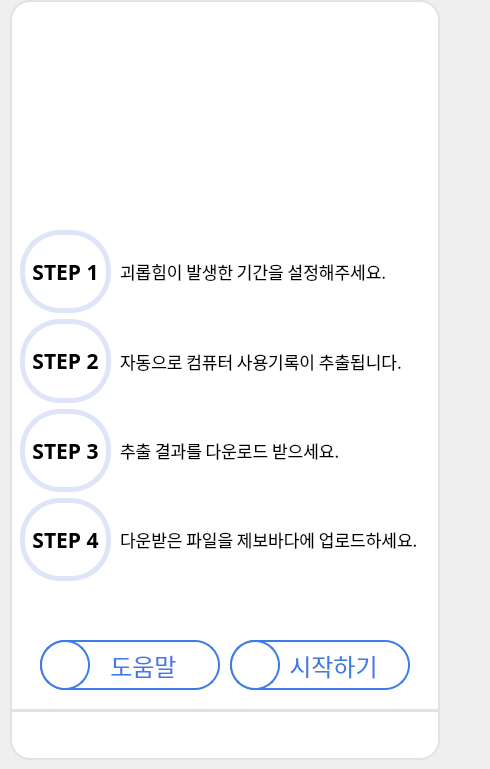
    <widget class="QWidget" name="page">
     <widget class="QLabel" name="label">
      <property name="geometry">
       <rect>
        <x>10</x>
        <y>0</y>
        <width>430</width>
        <height>711</height>
       </rect>
      </property>
      <property name="styleSheet">
       <string notr="true">background-color: rgb(255, 255, 255);
border-top-left-radius: 20px;
border-top-right-radius: 20px;
border: 2px solid #E2E2E2;</string>
      </property>
      <property name="text">
       <string/>
      </property>
     </widget>
     <widget class="QLabel" name="label_2">
      <property name="geometry">
       <rect>
        <x>10</x>
        <y>710</y>
        <width>430</width>
        <height>50</height>
       </rect>
      </property>
      <property name="styleSheet">
       <string notr="true">background-color: white;
border-bottom-left-radius: 20px;
border-bottom-right-radius: 20px;
border: 2px solid #E2E2E2;</string>
      </property>
      <property name="text">
       <string/>
      </property>
     </widget>
     <widget class="QWidget" name="horizontalLayoutWidget_2">
      <property name="geometry">
       <rect>
        <x>340</x>
        <y>20</y>
        <width>86</width>
        <height>31</height>
       </rect>
      </property>
      <layout class="QHBoxLayout" name="horizontalLayout_2">
       <item>
        <widget class="QPushButton" name="minBtn_main">
         <property name="cursor">
          <cursorShape>ArrowCursor</cursorShape>
         </property>
         <property name="styleSheet">
          <string notr="true">QPushButton
{
	background-color: rgb(255,255,255);
	border-radius: 8px;
}
QPushButton::hover
{
	background-color: #D3D3D3;
	border-radius: 8px;
}</string>
         </property>
         <property name="text">
          <string/>
         </property>
         <property name="icon">
          <iconset>
           <normaloff>icons/minimize.png</normaloff>icons/minimize.png</iconset>
         </property>
        </widget>
       </item>
       <item>
        <widget class="QPushButton" name="maxBtn_main">
         <property name="styleSheet">
          <string notr="true">QPushButton
{
	background-color: rgb(255,255,255);
	border-radius: 8px;
}
QPushButton::hover
{
	background-color: #D3D3D3;
	border-radius: 8px;
}</string>
         </property>
         <property name="text">
          <string/>
         </property>
         <property name="icon">
          <iconset>
           <normaloff>icons/maximize.jpg</normaloff>icons/maximize.jpg</iconset>
         </property>
        </widget>
       </item>
       <item>
        <widget class="QPushButton" name="exitBtn_main">
         <property name="cursor">
          <cursorShape>ArrowCursor</cursorShape>
         </property>
         <property name="styleSheet">
          <string notr="true">QPushButton
{
	background-color: rgb(255,255,255);
	border-radius: 8px;
}
QPushButton::hover
{
	background-color: #D3D3D3;
	border-radius: 8px;
}</string>
         </property>
         <property name="text">
          <string/>
         </property>
         <property name="icon">
          <iconset>
           <normaloff>icons/close.png</normaloff>icons/close.png</iconset>
         </property>
        </widget>
       </item>
      </layout>
     </widget>
     <widget class="QWidget" name="verticalLayoutWidget">
      <property name="geometry">
       <rect>
        <x>20</x>
        <y>230</y>
        <width>91</width>
        <height>351</height>
       </rect>
      </property>
      <layout class="QVBoxLayout" name="verticalLayout_3">
       <item>
        <widget class="QLabel" name="label_step1">
         <property name="font">
          <font>
           <family>나눔스퀘어 Bold</family>
           <pointsize>16</pointsize>
           <weight>75</weight>
           <bold>true</bold>
          </font>
         </property>
         <property name="styleSheet">
          <string notr="true">border-radius: 40;
border: 5px solid #DEE5F8;</string>
         </property>
         <property name="text">
          <string>STEP 1</string>
         </property>
         <property name="alignment">
          <set>Qt::AlignCenter</set>
         </property>
        </widget>
       </item>
       <item>
        <widget class="QLabel" name="label_45">
         <property name="font">
          <font>
           <family>나눔스퀘어 Bold</family>
           <pointsize>16</pointsize>
           <weight>75</weight>
           <bold>true</bold>
          </font>
         </property>
         <property name="styleSheet">
          <string notr="true">border-radius: 40;
border: 5px solid #DEE5F8;</string>
         </property>
         <property name="text">
          <string>STEP 2</string>
         </property>
         <property name="alignment">
          <set>Qt::AlignCenter</set>
         </property>
        </widget>
       </item>
       <item>
        <widget class="QLabel" name="label_46">
         <property name="font">
          <font>
           <family>나눔스퀘어 Bold</family>
           <pointsize>16</pointsize>
           <weight>75</weight>
           <bold>true</bold>
          </font>
         </property>
         <property name="styleSheet">
          <string notr="true">border-radius: 40;
border: 5px solid #DEE5F8;</string>
         </property>
         <property name="text">
          <string>STEP 3</string>
         </property>
         <property name="alignment">
          <set>Qt::AlignCenter</set>
         </property>
        </widget>
       </item>
       <item>
        <widget class="QLabel" name="label_47">
         <property name="font">
          <font>
           <family>나눔스퀘어 Bold</family>
           <pointsize>16</pointsize>
           <weight>75</weight>
           <bold>true</bold>
          </font>
         </property>
         <property name="styleSheet">
          <string notr="true">border-radius: 40;
border: 5px solid #DEE5F8;</string>
         </property>
         <property name="text">
          <string>STEP 4</string>
         </property>
         <property name="alignment">
          <set>Qt::AlignCenter</set>
         </property>
        </widget>
       </item>
      </layout>
     </widget>
     <widget class="QWidget" name="verticalLayoutWidget_3">
      <property name="geometry">
       <rect>
        <x>120</x>
        <y>230</y>
        <width>301</width>
        <height>351</height>
       </rect>
      </property>
      <layout class="QVBoxLayout" name="verticalLayout_4">
       <item>
        <widget class="QLabel" name="label_11">
         <property name="font">
          <font>
           <family>나눔스퀘어</family>
           <pointsize>13</pointsize>
           <weight>50</weight>
           <bold>false</bold>
          </font>
         </property>
         <property name="text">
          <string>괴롭힘이 발생한 기간을 설정해주세요.</string>
         </property>
        </widget>
       </item>
       <item>
        <widget class="QLabel" name="label_10">
         <property name="font">
          <font>
           <family>나눔스퀘어</family>
           <pointsize>13</pointsize>
           <weight>50</weight>
           <bold>false</bold>
          </font>
         </property>
         <property name="text">
          <string>자동으로 컴퓨터 사용기록이 추출됩니다.</string>
         </property>
        </widget>
       </item>
       <item>
        <widget class="QLabel" name="label_12">
         <property name="font">
          <font>
           <family>나눔스퀘어</family>
           <pointsize>13</pointsize>
           <weight>50</weight>
           <bold>false</bold>
          </font>
         </property>
         <property name="text">
          <string>추출 결과를 다운로드 받으세요.</string>
         </property>
        </widget>
       </item>
       <item>
        <widget class="QLabel" name="label_13">
         <property name="font">
          <font>
           <family>나눔스퀘어</family>
           <pointsize>13</pointsize>
           <weight>50</weight>
           <bold>false</bold>
          </font>
         </property>
         <property name="text">
          <string>다운받은 파일을 제보바다에 업로드하세요.</string>
         </property>
        </widget>
       </item>
      </layout>
     </widget>
     <widget class="QPushButton" name="nextBtn_main">
      <property name="geometry">
       <rect>
        <x>230</x>
        <y>640</y>
        <width>180</width>
        <height>50</height>
       </rect>
      </property>
      <property name="font">
       <font>
        <family>나눔스퀘어 Bold</family>
        <pointsize>18</pointsize>
        <weight>50</weight>
        <bold>false</bold>
       </font>
      </property>
      <property name="cursor">
       <cursorShape>PointingHandCursor</cursorShape>
      </property>
      <property name="styleSheet">
       <string notr="true">QPushButton
{
	color: #3D7BE6;
	background-color: white;
	border: 2px solid #3D7BE6;
	border-radius: 25px;
}
QPushButton::hover
{
	color: white;
	background-color: #3D7BE6;
	border-radius: 25px;
}
QPushButton::pressed
{
	color: white;
	background-color: rgb(58, 134, 255);
	border-radius: 25px;
}</string>
      </property>
      <property name="text">
       <string>     시작하기</string>
      </property>
     </widget>
     <widget class="QWidget" name="horizontalLayoutWidget">
      <property name="geometry">
       <rect>
        <x>14</x>
        <y>713</y>
        <width>421</width>
        <height>41</height>
       </rect>
      </property>
      <layout class="QHBoxLayout" name="horizontalLayout">
       <item>
        <widget class="QPushButton" name="homeBtn_main">
         <property name="cursor">
          <cursorShape>ArrowCursor</cursorShape>
         </property>
         <property name="styleSheet">
          <string notr="true">QPushButton
{
	background-color: rgb(255,255,255);
	border-radius: 8px;
}
QPushButton::hover
{
	background-color: #D3D3D3;
	border-radius: 8px;
}</string>
         </property>
         <property name="text">
          <string/>
         </property>
         <property name="icon">
          <iconset>
           <normaloff>icons/home.png</normaloff>icons/home.png</iconset>
         </property>
         <property name="iconSize">
          <size>
           <width>30</width>
           <height>30</height>
          </size>
         </property>
        </widget>
       </item>
       <item>
        <widget class="QPushButton" name="temp1Btn_main">
         <property name="cursor">
          <cursorShape>ArrowCursor</cursorShape>
         </property>
         <property name="styleSheet">
          <string notr="true">QPushButton
{
	background-color: rgb(255,255,255);
	border-radius: 8px;
}
QPushButton::hover
{
	background-color: #D3D3D3;
	border-radius: 8px;
}</string>
         </property>
         <property name="text">
          <string/>
         </property>
         <property name="icon">
          <iconset>
           <normaloff>icons/menu.png</normaloff>icons/menu.png</iconset>
         </property>
         <property name="iconSize">
          <size>
           <width>30</width>
           <height>30</height>
          </size>
         </property>
        </widget>
       </item>
       <item>
        <widget class="QPushButton" name="downMenuBtn_main">
         <property name="cursor">
          <cursorShape>ArrowCursor</cursorShape>
         </property>
         <property name="styleSheet">
          <string notr="true">QPushButton
{
	background-color: rgb(255,255,255);
	border-radius: 8px;
}
QPushButton::hover
{
	background-color: #D3D3D3;
	border-radius: 8px;
}</string>
         </property>
         <property name="text">
          <string/>
         </property>
         <property name="icon">
          <iconset>
           <normaloff>icons/download.png</normaloff>icons/download.png</iconset>
         </property>
         <property name="iconSize">
          <size>
           <width>30</width>
           <height>30</height>
          </size>
         </property>
        </widget>
       </item>
       <item>
        <widget class="QPushButton" name="internetBtn_main">
         <property name="cursor">
          <cursorShape>ArrowCursor</cursorShape>
         </property>
         <property name="styleSheet">
          <string notr="true">QPushButton
{
	background-color: rgb(255,255,255);
	border-radius: 8px;
}
QPushButton::hover
{
	background-color: #D3D3D3;
	border-radius: 8px;
}</string>
         </property>
         <property name="text">
          <string/>
         </property>
         <property name="icon">
          <iconset>
           <normaloff>icons/internet.png</normaloff>icons/internet.png</iconset>
         </property>
         <property name="iconSize">
          <size>
           <width>30</width>
           <height>30</height>
          </size>
         </property>
        </widget>
       </item>
      </layout>
     </widget>
     <widget class="QLabel" name="logo_main">
      <property name="geometry">
       <rect>
        <x>-25</x>
        <y>90</y>
        <width>481</width>
        <height>151</height>
       </rect>
      </property>
      <property name="text">
       <string/>
      </property>
      <property name="pixmap">
       <pixmap>icons/JB_Logo.png</pixmap>
      </property>
      <property name="scaledContents">
       <bool>true</bool>
      </property>
     </widget>
     <widget class="QPushButton" name="helpBtn_main">
      <property name="geometry">
       <rect>
        <x>40</x>
        <y>640</y>
        <width>180</width>
        <height>50</height>
       </rect>
      </property>
      <property name="font">
       <font>
        <family>나눔스퀘어 Bold</family>
        <pointsize>18</pointsize>
        <weight>50</weight>
        <bold>false</bold>
       </font>
      </property>
      <property name="cursor">
       <cursorShape>PointingHandCursor</cursorShape>
      </property>
      <property name="styleSheet">
       <string notr="true">QPushButton
{
	color: #3D7BE6;
	background-color: white;
	border: 2px solid #3D7BE6;
	border-radius: 25px;
}
QPushButton::hover
{
	color: white;
	background-color: #3D7BE6;
	border-radius: 25px;
}
QPushButton::pressed
{
	color: white;
	background-color: rgb(58, 134, 255);
	border-radius: 25px;
}</string>
      </property>
      <property name="text">
       <string>     도움말</string>
      </property>
     </widget>
     <widget class="QLabel" name="label_21">
      <property name="geometry">
       <rect>
        <x>230</x>
        <y>640</y>
        <width>50</width>
        <height>50</height>
       </rect>
      </property>
      <property name="styleSheet">
       <string notr="true">QLabel
{
	background-color: white;
	border: 2px solid #3D7BE6;
	border-radius: 25px;
	padding :10px
}</string>
      </property>
      <property name="frameShadow">
       <enum>QFrame::Plain</enum>
      </property>
      <property name="text">
       <string/>
      </property>
      <property name="pixmap">
       <pixmap>icons/play.png</pixmap>
      </property>
      <property name="scaledContents">
       <bool>true</bool>
      </property>
      <property name="wordWrap">
       <bool>false</bool>
      </property>
      <property name="margin">
       <number>0</number>
      </property>
     </widget>
     <widget class="QLabel" name="label_24">
      <property name="geometry">
       <rect>
        <x>40</x>
        <y>640</y>
        <width>50</width>
        <height>50</height>
       </rect>
      </property>
      <property name="styleSheet">
       <string notr="true">QLabel
{
	background-color: white;
	border: 2px solid #3D7BE6;
	border-radius: 25px;
	padding :6px
}</string>
      </property>
      <property name="frameShadow">
       <enum>QFrame::Plain</enum>
      </property>
      <property name="text">
       <string/>
      </property>
      <property name="pixmap">
       <pixmap>icons/faq.png</pixmap>
      </property>
      <property name="scaledContents">
       <bool>true</bool>
      </property>
      <property name="wordWrap">
       <bool>false</bool>
      </property>
      <property name="margin">
       <number>0</number>
      </property>
     </widget>
    </widget>
